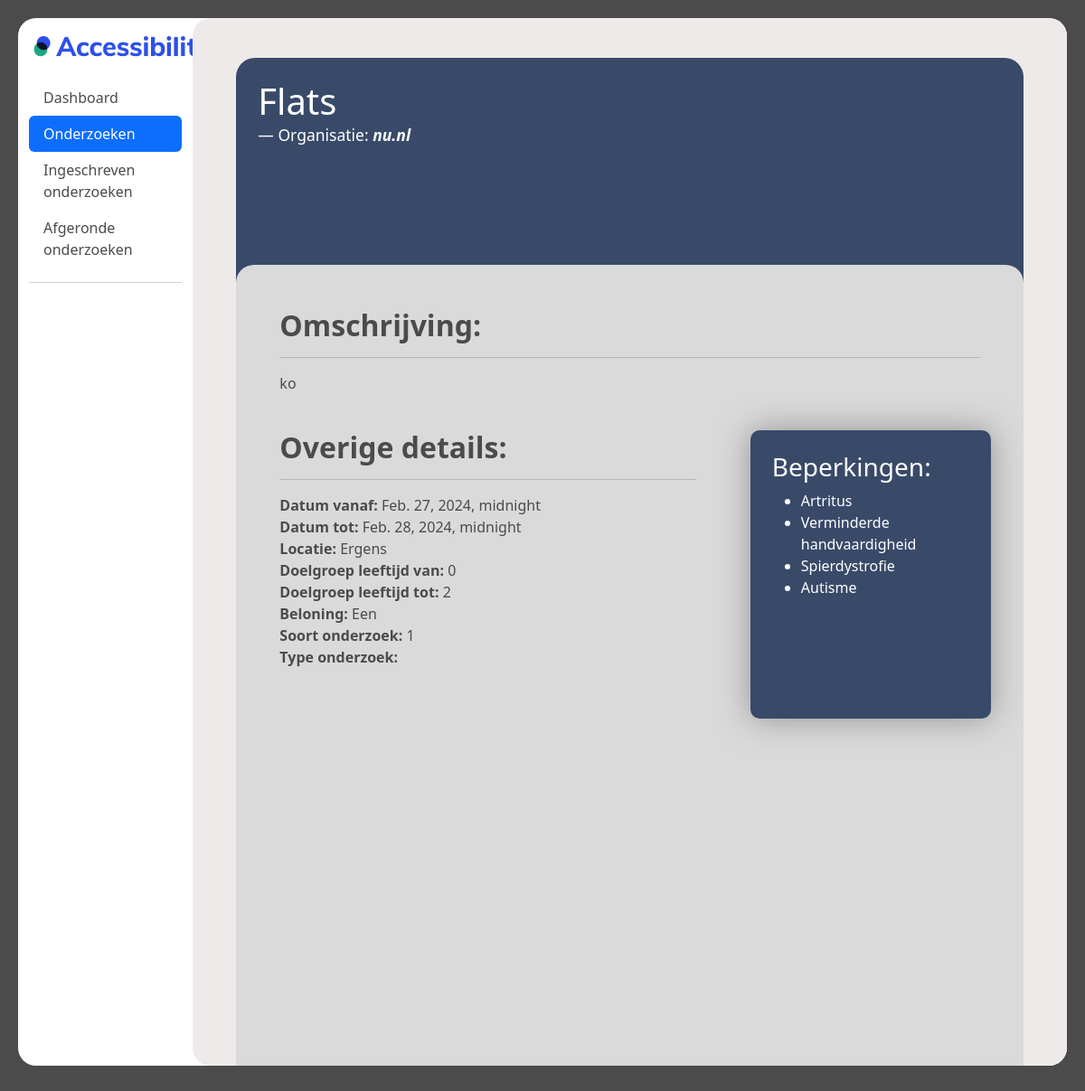
Screenshot of /ervaringsdeskundige/inspect_investigation/5 (signed in) with the database file from the repository.
### main/models.py (models this page shows)
class Onderzoeken(models.Model):
    onderzoeks_id = models.AutoField(primary_key=True)
    organisatie = models.ForeignKey('Organisaties', models.DO_NOTHING)
    status = models.IntegerField()
    titel = models.TextField()
    omschrijving = models.TextField()
    datum_vanaf = models.DateTimeField()
    datum_tot = models.DateTimeField()
    soort_onderzoek = models.IntegerField()
    locatie = models.TextField(blank=True, null=True)
    met_beloning = models.IntegerField()
    beloning = models.TextField(blank=True, null=True)
    doelgroep_leeftijd_van = models.IntegerField()
    doelgroep_leeftijd_tot = models.IntegerField()
    contact_opgenomen = models.IntegerField()
    opmerkingen_beheerder = models.IntegerField(blank=True, null=True)
    type_onderzoek = models.ForeignKey('TypeOnderzoek', models.DO_NOTHING, db_column='type_onderzoek')
    class Meta:
        managed = False
        db_table = 'Onderzoeken'

class Organisaties(models.Model):
    organisatie_id = models.AutoField(primary_key=True, blank=True)
    naam = models.TextField(blank=True, null=True)
    kvk = models.TextField(db_column='KVK', blank=True, null=True)  # Field name made lowercase.
    website = models.TextField(blank=True, null=True)
    beschrijving = models.TextField(blank=True, null=True)
    contact_persoon = models.TextField(blank=True, null=True)
    email = models.TextField(blank=True, null=True)
    telefoonnummer = models.IntegerField(blank=True, null=True)
    api_key = models.TextField(blank=True, null=True)
    status = models.TextField(blank=True, null=True)
    type = models.TextField(blank=True, null=True)
    class Meta:
        managed = False
        db_table = 'Organisaties'

class Beperkingen(models.Model):
    omschrijving = models.TextField()
    soort = models.TextField()
    class Meta:
        managed = False
        db_table = 'Beperkingen'

### ervaringsdeskundige/views.py (the view)
# urls.py: path('inspect_investigation/<int:investigation_id>', views.inspect_investigation, name='inspect_investigation'),
@login_required
def inspect_investigation(request, investigation_id):
    investigations = Onderzoeken.objects.filter(onderzoeks_id=investigation_id)
    investigations_with_limitations = {}
    for investigation in investigations:
        limitation_ids = BeperkingenOnderzoeken.objects.filter(onderzoeks_id=investigation.onderzoeks_id).values_list('beperking_id', flat=True)
        limitations = Beperkingen.objects.filter(id__in=limitation_ids)
        organisation_id = investigation.organisatie_id
        organisation = Organisaties.objects.filter(organisatie_id=organisation_id).first()
        limitations = Beperkingen.objects.filter(id__in=limitation_ids)
        type_investigation = TypeOnderzoek.objects.filter(onderzoeks_id=investigation_id).first()
        print(type_investigation.internet)
        investigations_with_limitations[investigation.onderzoeks_id] = {
            'onderzoek': investigation,
            'beperkingen': limitations,
            'organisatie': organisation,
            'type_onderzoek': type_investigation,
        }
    return render(
        request,
        "ervaringsdeskundige/inspect_investigation.html",
        {"investigations": investigations_with_limitations},
    )

### templates/ervaringsdeskundige/inspect_investigation.html (shortened to what this page needs)
{% extends "ervaringsdeskundige/base.html" %}
{% load static %}
{% block content %}
<div class="container-fluid" style="height: 94vh;">
    <div class="row">
        <nav id="sidebar" class="col-md-3 col-lg-2 d-md-block sidebar">
          <a href="#">
            <img style="margin: 20px; margin-left: 5px;" src="{% static 'images/logo_accessibility.png' %}" width="200px" alt="test">
          </a>
            <div class="position-sticky">
              <ul class="nav nav-pills flex-column mb-auto">
                <li class="nav-item">
                  <a href="/ervaringsdeskundige/dashboard"  class="nav-link menu_text">
                    Dashboard
                  </a>
                </li>
                <li>
                  <a href="/ervaringsdeskundige/onderzoeken" class="nav-link active" aria-current="page">
                    Onderzoeken
                  </a>
                </li>
                <li>
                  <a href="registered_investigations" class="nav-link menu_text">
                    Ingeschreven onderzoeken
                  </a>
                </li>
                <li>
                  <a href="#" class="nav-link menu_text">
                    Afgeronde onderzoeken
                  </a>
                </li>
              </ul>
              <hr>
            </div>
        </nav>
        <div style="height: 94vh;" id="dashboard_main" class="col-md-9 ms-sm-auto col-lg-10 px-md-4">
        <div id="dashboard_overflow">
        <main >
          <div style="padding-top: 20px;">
            <div class="m-4">
              {% for investigation_id, data in investigations.items %}
                <div class="d-flex square">
                    <div class="p-4">
                        <blockquote class="blockquote">
                            <h1 style="color: white;" class="mb-0 mb-3 white_text">{{ data.onderzoek.titel }}</h1>
                            <footer class="blockquote-footer white_text">Organisatie: <cite title="de groene aarbei"><strong>{{ data.organisatie.naam }}</strong></cite></footer>
                          </blockquote>
                    </div>
                  <div class="rectangle p-5">
                    <h2><strong>Omschrijving:</strong></h2>
                    <hr>
                    <p>{{ data.onderzoek.omschrijving }}</p>
                    <br>
                    <div class="row">
                        <div style="padding-right: 60px;" class="col-md-8">
                    <h2><strong>Overige details:</strong></h2>
                    <hr>
                    <p>
                      <strong>Datum vanaf:</strong> {{ data.onderzoek.datum_vanaf }} <br>
                      <strong> Datum tot:</strong> {{ data.onderzoek.datum_tot }} <br>
                      <strong> Locatie: </strong>{{ data.onderzoek.locatie }} <br>
                      <strong>Doelgroep leeftijd van: </strong>{{ data.onderzoek.doelgroep_leeftijd_van }} <br>
                      <strong>Doelgroep leeftijd tot: </strong>{{ data.onderzoek.doelgroep_leeftijd_tot }} <br>
                      {% if data.onderzoek.met_beloning == 1 %}
                      <strong>Beloning: </strong>{{ data.onderzoek.beloning }} <br>
                      {% endif %}
                      <strong>Soort onderzoek: </strong>{{ data.onderzoek.soort_onderzoek }} <br>
                      <strong>Type onderzoek: </strong>
                      <br>
                    </p>
                </div>
                <div class="col-md-4 p-4 card_grey">
                  <h3 class="white_text ">Beperkingen:</h3>
                  <ul>
                    {% for limitation in data.beperkingen %}
                              <li>{{ limitation.omschrijving }}</li>
                    {% endfor %}
                </ul>
                </div>
                  </div>
                </div>
                {% endfor %}
              </div>
            </div>
      </main>
    </div>
    </div>
    </div>
</div>
{% endblock %}

### static/css/main.css (style rules this page uses)
:root { --background-light: #f5f5f5; --background-dark: #1f1f1f; --text-light: #4b4b4b; --text-dark: #ffffff; --accent-light: #9faecb; --accent-dark: #848484; --card-background-light: #ffffff; --card-background-dark: #393a69; --card-shadow-light: #bbbbbb; --card-shadow-dark: #7a7a7a; --border-light: #dddddd; --border-dark: #333333; --link-light: #007bff; --link-dark: #ff7f50; }
p { margin-top: 0; margin-bottom: 1rem; }
.mb-3 { margin-bottom: 1rem !important; }
.card_grey { background-color: rgb(57, 74, 105); border-radius: 10px; box-shadow: 0 0 35px rgb(75, 75, 75, .5); color: white; }
body:not(.dark) { background-color: var(--text-light); color: var(--text-light); }
#sidebar { border-radius: 20px; }
#dashboard_main:not(.dark) { border-radius: 20px; background-color: #eeeaea; }
h1:not(.dark) { color: var(--tekst-light); }
#dashboard_overflow { overflow-y: auto; max-height: 94vh; height: 100%; }
.square { position: relative; background-color: rgb(57, 74, 105); border-radius: 21px; min-height: calc(70vh + 280px); }
.rectangle:not(.dark) { width: 100%; min-height: 80%; background-color: rgb(218, 218, 218); border-radius: 20px; position: absolute; bottom: 0; }
.rectangle { width: 100%; min-height: 80%; background-color: rgb(218, 218, 218); border-radius: 20px; position: absolute; bottom: 0; }
.white_text { color: white; }
.menu_text:not(.dark) { color: var(--text-light); }

### rows the page displays
Onderzoeken: onderzoek.titel "Flats", organisatie.naam "nu.nl", onderzoek.omschrijving "ko", onderzoek.datum_vanaf "Feb. 27, 2024, midnight", onderzoek.datum_tot "Feb. 28, 2024, midnight", onderzoek.locatie "Ergens", onderzoek.doelgroep_leeftijd_van "0", onderzoek.doelgroep_leeftijd_tot "2", onderzoek.beloning "Een", onderzoek.soort_onderzoek "1"
Beperkingen: omschrijving "Artritus"
Beperkingen: omschrijving "Verminderde handvaardigheid"
Beperkingen: omschrijving "Spierdystrofie"
Beperkingen: omschrijving "Autisme"
